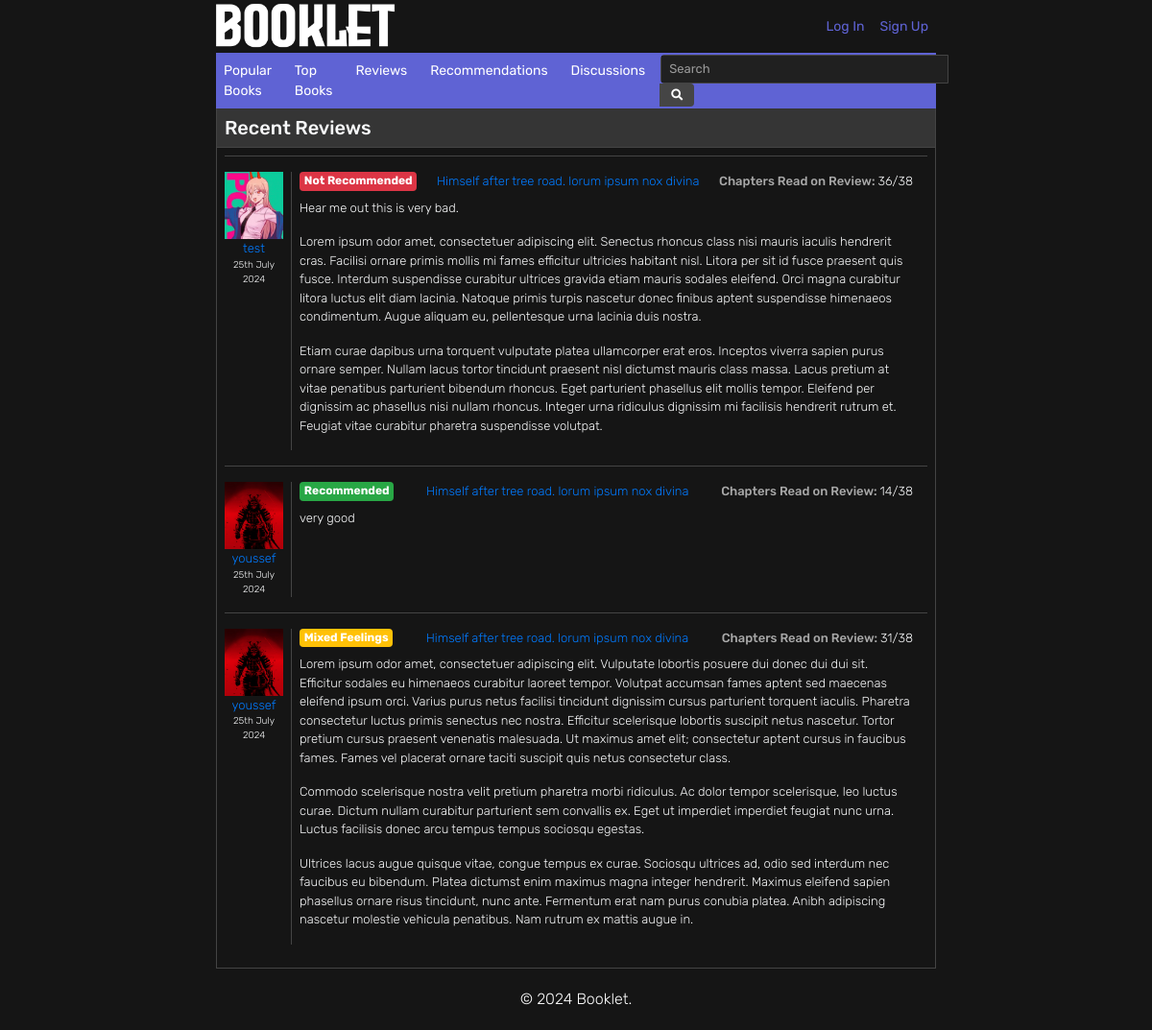
The app's page /reviews/ with its own data.
### users/models.py (models this page shows)
class Review(models.Model):
    book = models.ForeignKey(Book,on_delete=models.CASCADE,related_name='book_review')
    user = models.ForeignKey(User,on_delete=models.CASCADE,related_name='user_review')
    verdict = models.IntegerField(choices=VERDICTS)
    review = models.TextField()
    chapters_read_on_review = models.IntegerField()
    created_date = models.DateTimeField(auto_now_add=True)
    modified_date = models.DateTimeField(auto_now=True)

class User(AbstractUser):
    pass
    username = models.CharField(max_length=300, unique=True)
    email = models.EmailField(max_length=300, unique=True)
    first_name = models.CharField(max_length=300, blank=True)
    last_name = models.CharField(max_length=300, blank=True)
    birthday = models.DateField(blank=True,null=True)
    image = models.ImageField(upload_to='users/',default='default.jpg')
    about = models.TextField(blank=True)
    created_date = models.DateTimeField(auto_now_add=True)
    modified_date = models.DateTimeField(auto_now=True)
    discussions = models.ManyToManyField(Book, through='Discussion', related_name='discussion')
    replies = models.ManyToManyField('Discussion', through='Reply', related_name='reply')
    reviews = models.ManyToManyField(Book, through='Review', related_name='review')
    recommendations = models.ManyToManyField(Book, through='Recommendation',through_fields=('user', 'book_original'), related_name='recommendation')
    ratings = models.ManyToManyField(Book, through='Rating', related_name='rating')

### books/models.py (models this page shows, shortened)
class Book(models.Model):
    title = models.CharField(max_length=300)
    alternative_titles = models.TextField(blank=True)
    volumes = models.IntegerField(blank=True)
    chapters = models.IntegerField(blank=True)
    status = models.IntegerField(choices=BOOK_STATUS,default=1)
    synopsis = models.TextField(blank=True)
    background = models.TextField(blank=True)
    cover = models.ImageField(upload_to='books/covers/',default='default_book.jpg')
    publishing_start_date = models.DateField(blank=True,null=True)
    publishing_end_date = models.DateField(blank=True,null=True)
    created_date = models.DateTimeField(auto_now_add=True)
    modified_date = models.DateTimeField(auto_now=True)
    relationships = models.ManyToManyField('self', through='Relationship', symmetrical=False)
    genres = models.ManyToManyField('Genre')

### users/views.py (the view)
# urls.py: path('reviews/', recent_reviews, name='recent-reviews'),
def recent_reviews(request):
    title = 'Recent Reviews'
    reviews = Review.objects.filter(created_date__lte=now()).order_by('-created_date')[:10]
    return render(request, 'recent_reviews.html', {'reviews': reviews, 'title': title})

### users/templates/recent_reviews.html (shortened to what this page needs)
{% extends "books/base.html" %}
{% load crispy_forms_tags %}
{% block content %}
  <div class="container p-0">
    <div class="pl-2 pt-2 pb-2 border-bottom border-dark" style="background-color: #353535;">
      <h5 class="m-0">Recent Reviews</h5>
  </div>
  <div class="container p-2">
      {% for review in reviews %}
        <div class="container p-0 pt-2 pb-2 border-top border-dark">
          <div class="container p-0 pt-2 pb-2">
            <div class="row m-0 p-0">
              <div class="col-1 p-0 m-0">
                <a href="{% url 'user-profile' review.user.id %}" class="title-link p-0 m-0">
                  <img src="{{ review.user.image.url }}" class="img-fluid" style="height: 70px; width:100%; object-fit: cover;" alt="{{ review.user.username }}">
                  <p class="m-0 block-content text-center">{{ review.user.username }}</p>
                </a>
                <p class="m-0 block-content text-center" style="font-size: 10px;">{{ review.created_date|date:"jS F Y" }}</p>
              </div>
              <div class="container col ml-2 pl-2 border-left border-dark">
                <div class="container p-0 m-0 d-flex justify-content-between">
                  {% if review.verdict == 0 %}
                  <p class="m-0 badge badge-success">Recommended</p>
                  {% elif review.verdict == 1 %}
                  <p class="m-0 badge badge-warning text-white">Mixed Feelings</p>
                  {% elif review.verdict == 2 %}
                  <p class="m-0 badge badge-danger">Not Recommended</p>
                  {% endif %}
                  <a href="{% url 'book-detail' review.book.id %}" class="title-link"><p class="m-0 block-content">{{ review.book.title }}</p></a>
                  <p class="m-0 block-content"><span class="block-subtitle">Chapters Read on Review: </span>{{ review.chapters_read_on_review }}/{{ review.book.chapters }}</p>
                </div>
                <div style="font-size: 13px;">
                  <p class="m-0 mt-2 block-content">{{ review.review|linebreaks }}</p>
                </div>
                </div>
            </div>
            </div>
        </div>
      {% endfor %}
    </div>
{% endblock content %}

### books/static/main.css (style rules this page uses)
html { height: 100%; min-height: 100%; scroll-behavior: smooth; }
body { font-family: "Rubik", sans-serif; font-optical-sizing: auto; font-weight: 400; font-style: normal; background-color: #151515; color: #f8f9fa; padding: 0 225px; height: 100%; min-height: 100%; }
p { font-weight: 300; }
.row { margin-left: -15px; margin-right: -15px; }
.border-dark { border-color: #444 !important; }
.block-subtitle { color:#a9a9a9; font-weight: 500; }
.block-content { font-size: 13px; font-weight: 300; margin-bottom: 0.35rem; }
.img-fluid { width: 100%; object-position: top; }

### records on screen
Review: user.image (picture), user.username "test", created_date "25th July 2024", verdict "Not Recommended", book "Himself after tree road. lorum ipsum nox divina", chapters_read_on_review "36", book.chapters "38", review "Hear me out this is very bad. Lorem ipsum odor amet, consectetuer adipiscing elit. Senectus rhoncus class nisi mauris iaculis hendrerit cras. Facilisi ornare primis mollis mi fames efficitur ultricies habitant nisl. Litora per sit id fusce praesent quis fusce. Interdum suspendisse curabitur ultrices gravida etiam mauris sodales eleifend. Orci magna curabitur litora luctus elit diam lacinia. Natoque primis turpis nascetur donec finibus aptent suspendisse himenaeos condimentum. Augue aliquam eu, pellentesque urna lacinia duis nostra. Etiam curae dapibus urna torquent vulputate platea ullamcorper erat eros. Inceptos viverra sapien purus ornare semper. Nullam lacus tortor tincidunt praesent…"
Review: user.image (picture), user.username "youssef", created_date "25th July 2024", verdict "Recommended", book "Himself after tree road. lorum ipsum nox divina", chapters_read_on_review "14", book.chapters "38", review "very good"
Review: user.image (picture), user.username "youssef", created_date "25th July 2024", verdict "Mixed Feelings", book "Himself after tree road. lorum ipsum nox divina", chapters_read_on_review "31", book.chapters "38", review "Lorem ipsum odor amet, consectetuer adipiscing elit. Vulputate lobortis posuere dui donec dui dui sit. Efficitur sodales eu himenaeos curabitur laoreet tempor. Volutpat accumsan fames aptent sed maecenas eleifend ipsum orci. Varius purus netus facilisi tincidunt dignissim cursus parturient torquent iaculis. Pharetra consectetur luctus primis senectus nec nostra. Efficitur scelerisque lobortis suscipit netus nascetur. Tortor pretium cursus praesent venenatis malesuada. Ut maximus amet elit; consectetur aptent cursus in faucibus fames. Fames vel placerat ornare taciti suscipit quis netus consectetur class. Commodo scelerisque nostra velit pretium pharetra morbi ridiculus. Ac dolor tempor…"
